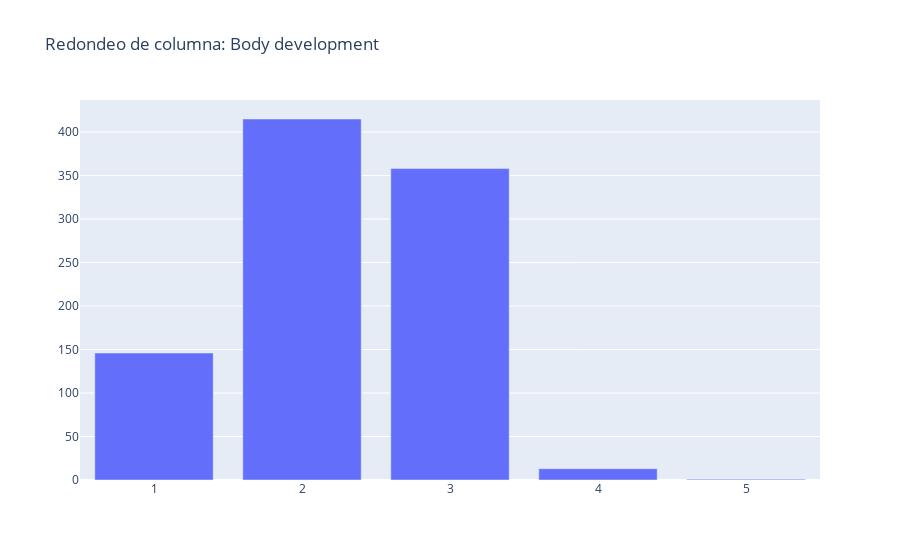

Notebook cell for this chart:
### Code cell
body_development = full.body_development.value_counts().sort_index()

fig = make_subplots(1, 1)

fig.add_trace(go.Bar(x=body_development.index, y=body_development.values, name='Season'), 1, 1)

fig.update_layout(title_text='Redondeo de columna: Body development')

fig.show()

### Figure 1 — Plotly figure (JSON) as saved in the notebook; plotly's stock layout.template omitted (floating-point values rounded to 4 significant figures)
{"data": [{"name": "Season", "type": "bar", "x": [1, 2, 3, 4, 5], "xaxis": "x", "y": [146, 415, 358, 13, 1], "yaxis": "y"}], "layout": {"title": {"text": "Redondeo de columna: Body development"}, "xaxis": {"anchor": "y", "domain": [0, 1]}, "yaxis": {"anchor": "x", "domain": [0, 1]}}}
